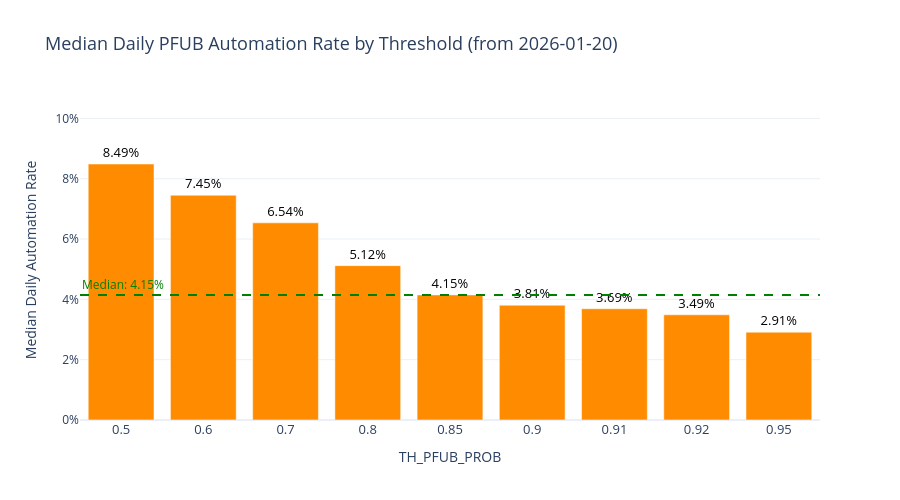

The cell this chart's notebook holds for it:
### Code cell
import plotly.graph_objects as go
from datetime import date

# Filter PFUB data: only from 2026-01-20 onwards
pfub_cutoff = date(2026, 1, 20)
data_pfub_filtered = data[data['created_date'] >= pfub_cutoff]
print(f"PFUB analysis: using {len(data_pfub_filtered)} rows from {pfub_cutoff} onwards (discarded {len(data) - len(data_pfub_filtered)} earlier rows)")

thresholds_pfub = [0.5, 0.6, 0.7, 0.8, 0.85, 0.9, 0.91, 0.92, 0.95]
results_pfub = []

for th in thresholds_pfub:
    def _automized_pfub(row, th=th):
        pfub_prob = row.get('pfub_prob')
        if pd.notna(pfub_prob):
            return pfub_prob > th and all_params_exist_pfub(row)
        pfub_prob_cur = row.get('pfub_prob_cur')
        if pd.notna(pfub_prob_cur):
            return pfub_prob_cur > th and all_params_exist_pfub(row)
        return False

    col_name = f'_pfub_auto_{th}'
    data_pfub_filtered = data_pfub_filtered.copy()
    data_pfub_filtered[col_name] = data_pfub_filtered.apply(_automized_pfub, axis=1)

    # Compute daily automation rate, then take median
    daily_th = data_pfub_filtered.groupby('created_date').agg(
        total=(col_name, 'count'),
        automized=(col_name, 'sum')
    ).reset_index()
    daily_th['automation_rate'] = daily_th['automized'] / daily_th['total']
    median_rate = daily_th['automation_rate'].median()
    overall_rate = data_pfub_filtered[col_name].sum() / len(data_pfub_filtered)

    results_pfub.append({
        'threshold': th,
        'automized': int(data_pfub_filtered[col_name].sum()),
        'total': len(data_pfub_filtered),
        'overall_rate': overall_rate,
        'median_daily_rate': median_rate,
    })

    data_pfub_filtered.drop(columns=[col_name], inplace=True)

results_pfub_df = pd.DataFrame(results_pfub)
print(results_pfub_df.to_string(index=False))

median_of_medians = results_pfub_df['median_daily_rate'].median()
print(f"\nMedian of median daily automation rates: {median_of_medians:.2%}")

# Plot
fig = go.Figure()
fig.add_trace(go.Bar(
    x=[str(t) for t in results_pfub_df['threshold']],
    y=results_pfub_df['median_daily_rate'],
    text=[f'{r:.2%}' for r in results_pfub_df['median_daily_rate']],
    textposition='outside',
    textfont=dict(size=13, color='black'),
    marker_color='darkorange',
))

# Add median line
fig.add_hline(
    y=median_of_medians,
    line_dash='dash',
    line_color='green',
    line_width=2,
    annotation_text=f'Median: {median_of_medians:.2%}',
    annotation_position='top left',
    annotation_font_color='green',
)

fig.update_layout(
    title=dict(text=f'Median Daily PFUB Automation Rate by Threshold (from {pfub_cutoff})', font=dict(size=18)),
    xaxis_title='TH_PFUB_PROB',
    yaxis_title='Median Daily Automation Rate',
    yaxis_tickformat='.0%',
    yaxis_range=[0, max(results_pfub_df['median_daily_rate']) * 1.25],
    template='plotly_white',
    height=500,
    showlegend=False,
    xaxis=dict(type='category', tickfont=dict(size=13)),
    yaxis=dict(tickfont=dict(size=12)),
)
fig.show()

### Figure 1 — Plotly figure (JSON) as saved in the notebook; plotly's stock layout.template omitted (floating-point values rounded to 4 significant figures)
{"data": [{"marker": {"color": "darkorange"}, "text": ["8.49%", "7.45%", "6.54%", "5.12%", "4.15%", "3.81%", "3.69%", "3.49%", "2.91%"], "textfont": {"color": "black", "size": 13}, "textposition": "outside", "type": "bar", "x": ["0.5", "0.6", "0.7", "0.8", "0.85", "0.9", "0.91", "0.92", "0.95"], "y": [0.08489, 0.07453, 0.06538, 0.05118, 0.04148, 0.03807, 0.03689, 0.03488, 0.02913]}], "layout": {"annotations": [{"font": {"color": "green"}, "showarrow": false, "text": "Median: 4.15%", "x": 0, "xanchor": "left", "xref": "x domain", "y": 0.04148, "yanchor": "bottom", "yref": "y"}], "height": 500, "shapes": [{"line": {"color": "green", "dash": "dash", "width": 2}, "type": "line", "x0": 0, "x1": 1, "xref": "x domain", "y0": 0.04148, "y1": 0.04148, "yref": "y"}], "showlegend": false, "title": {"font": {"size": 18}, "text": "Median Daily PFUB Automation Rate by Threshold (from 2026-01-20)"}, "xaxis": {"tickfont": {"size": 13}, "title": {"text": "TH_PFUB_PROB"}, "type": "category"}, "yaxis": {"range": [0, 0.1061], "tickfont": {"size": 12}, "tickformat": ".0%", "title": {"text": "Median Daily Automation Rate"}}}}
